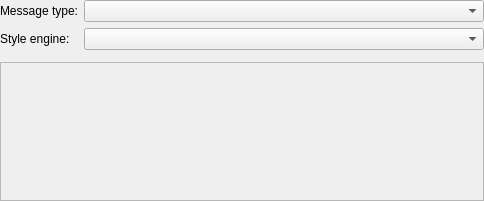
<?xml version="1.0" encoding="UTF-8"?>
<ui version="4.0">
 <class>StyleOptionsWidgetClass</class>
 <widget class="QWidget" name="StyleOptionsWidgetClass">
  <property name="geometry">
   <rect>
    <x>0</x>
    <y>0</y>
    <width>484</width>
    <height>201</height>
   </rect>
  </property>
  <layout class="QVBoxLayout" name="verticalLayout">
   <property name="margin">
    <number>0</number>
   </property>
   <item>
    <layout class="QGridLayout" name="gridLayout">
     <item row="0" column="0">
      <widget class="QLabel" name="lblMessageType">
       <property name="text">
        <string>Message type:</string>
       </property>
      </widget>
     </item>
     <item row="0" column="1">
      <widget class="QComboBox" name="cmbMessageType">
       <property name="sizePolicy">
        <sizepolicy hsizetype="Expanding" vsizetype="Fixed">
         <horstretch>0</horstretch>
         <verstretch>0</verstretch>
        </sizepolicy>
       </property>
      </widget>
     </item>
     <item row="1" column="0">
      <widget class="QLabel" name="lblStyleEngine">
       <property name="text">
        <string>Style engine:</string>
       </property>
      </widget>
     </item>
     <item row="1" column="1">
      <widget class="QComboBox" name="cmbStyleEngine">
       <property name="sizePolicy">
        <sizepolicy hsizetype="Expanding" vsizetype="Fixed">
         <horstretch>0</horstretch>
         <verstretch>0</verstretch>
        </sizepolicy>
       </property>
      </widget>
     </item>
    </layout>
   </item>
   <item>
    <widget class="QWidget" name="wdtStyleOptions" native="true">
     <property name="sizePolicy">
      <sizepolicy hsizetype="Expanding" vsizetype="Preferred">
       <horstretch>0</horstretch>
       <verstretch>0</verstretch>
      </sizepolicy>
     </property>
    </widget>
   </item>
   <item>
    <widget class="QFrame" name="frmExample">
     <property name="sizePolicy">
      <sizepolicy hsizetype="Expanding" vsizetype="Expanding">
       <horstretch>0</horstretch>
       <verstretch>0</verstretch>
      </sizepolicy>
     </property>
     <property name="frameShape">
      <enum>QFrame::StyledPanel</enum>
     </property>
     <property name="frameShadow">
      <enum>QFrame::Sunken</enum>
     </property>
    </widget>
   </item>
  </layout>
 </widget>
 <layoutdefault spacing="6" margin="11"/>
 <resources/>
 <connections/>
</ui>
